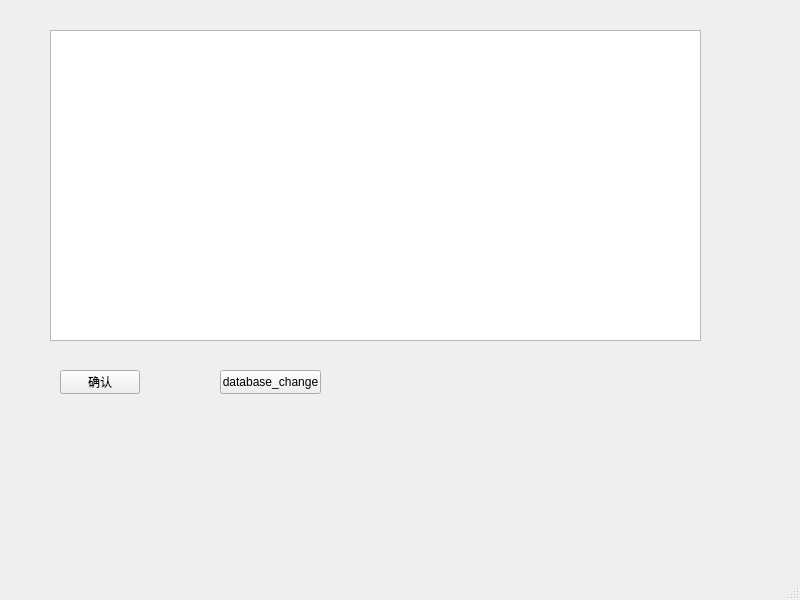
<?xml version="1.0" encoding="UTF-8"?>
<ui version="4.0">
 <class>MainWindow</class>
 <widget class="QMainWindow" name="MainWindow">
  <property name="geometry">
   <rect>
    <x>0</x>
    <y>0</y>
    <width>800</width>
    <height>600</height>
   </rect>
  </property>
  <property name="windowTitle">
   <string>MainWindow</string>
  </property>
  <widget class="QWidget" name="centralwidget">
   <widget class="QPushButton" name="pushButton">
    <property name="geometry">
     <rect>
      <x>60</x>
      <y>370</y>
      <width>80</width>
      <height>24</height>
     </rect>
    </property>
    <property name="text">
     <string>确认</string>
    </property>
   </widget>
   <widget class="QPushButton" name="database_change">
    <property name="geometry">
     <rect>
      <x>220</x>
      <y>370</y>
      <width>101</width>
      <height>24</height>
     </rect>
    </property>
    <property name="text">
     <string>database_change</string>
    </property>
   </widget>
   <widget class="QStackedWidget" name="stackedWidget">
    <property name="geometry">
     <rect>
      <x>40</x>
      <y>10</y>
      <width>681</width>
      <height>341</height>
     </rect>
    </property>
    <property name="currentIndex">
     <number>1</number>
    </property>
    <widget class="QWidget" name="page">
     <widget class="QTableView" name="tableView">
      <property name="geometry">
       <rect>
        <x>10</x>
        <y>20</y>
        <width>651</width>
        <height>311</height>
       </rect>
      </property>
     </widget>
    </widget>
    <widget class="QWidget" name="page_2">
     <widget class="QTableView" name="tableView_2">
      <property name="geometry">
       <rect>
        <x>10</x>
        <y>20</y>
        <width>651</width>
        <height>311</height>
       </rect>
      </property>
     </widget>
    </widget>
    <widget class="QWidget" name="page_3">
     <widget class="QTableView" name="tableView_3">
      <property name="geometry">
       <rect>
        <x>10</x>
        <y>20</y>
        <width>651</width>
        <height>311</height>
       </rect>
      </property>
     </widget>
    </widget>
   </widget>
  </widget>
  <widget class="QMenuBar" name="menubar">
   <property name="geometry">
    <rect>
     <x>0</x>
     <y>0</y>
     <width>800</width>
     <height>21</height>
    </rect>
   </property>
  </widget>
  <widget class="QStatusBar" name="statusbar"/>
 </widget>
 <resources/>
 <connections/>
</ui>
